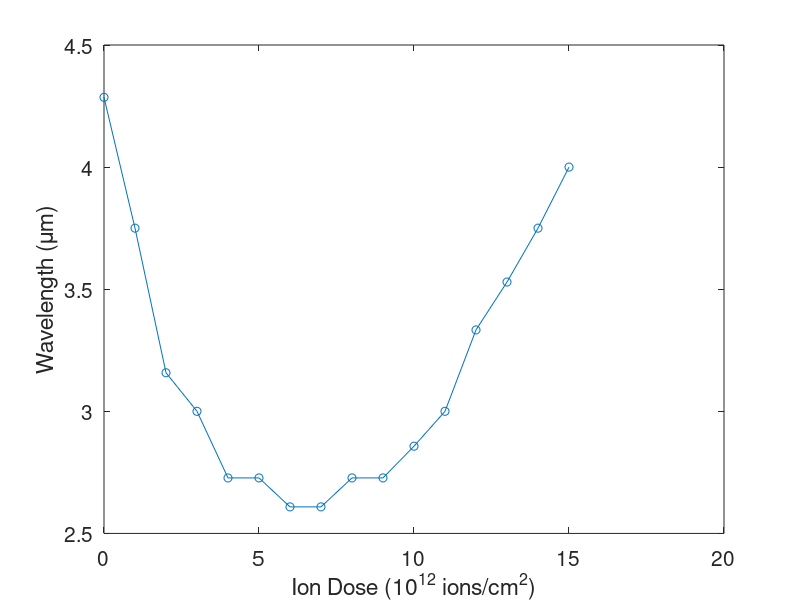

Write the MATLAB code that produced this figure. (Note: this script raises an error after producing the figure.)
%% Magnonic Crystals: From Simple Models toward Applications Jaros?awW. K?os and Maciej Krawczyk (pg. 288)
% out-of-plane magnetization
clear;

%% Parameters
YIG331 = struct;
YIG331.A_exch = 3.65E-12; % exchange coefficient (J/m)
YIG331.d = 99e-9;  % film thickness
YIG331.theta = 0;  % H0 angle, 0 if oop
YIG331.Bext = 214.3e-3;  % applied field in T

%% Measured data

dose_levels = (0:15)*1e12;
dose_levels = dose_levels/1e12;
load('data/wavelength_2050MHz.mat')
YIG331.lambda = wavelength;
YIG331.f0 = ones(size(YIG331.lambda))*2.05e9;

figure(1)
plot(dose_levels,YIG331.lambda*1e6,'o-')

xlabel('Ion Dose (10^{12} ions/cm^2)');
ylabel('Wavelength (\mum)');
% title({['Dependence of wavelength'] ['upon Ga+ ion dose']});

set(gca,'FontSize',15);

% SaveFig('figure/','Wavelength_2050MHz',gcf);

%% Calculate Ms levels
% Get Ms for irradiated areas
Ms_levels = getMsLevels(YIG331);

%% Dose - Ms plot
[dose_Ms_fit,~,mu] = polyfit(dose_levels,Ms_levels,4);
dosefit = (0:0.1:15);
Ms_from_fit = polyval(dose_Ms_fit,dosefit,[],mu);

figure(3)
plot(dose_levels,Ms_levels*1e-3,'.')
hold on;
plot(dosefit,Ms_from_fit*1e-3)
hold off;
xlabel('Ion Dose (10^{12} ions/cm^2)');
ylabel('Saturation Magnetization (kA/m)');
% title({['Dependence of Ga+ ion dose upon'] ['saturation magnetization']});
xlim([min(dosefit) max(dosefit)]);
set(gca,'FontSize',15);

% SaveFig('figure/FIBregions_2050MHz_m5dbm_Hpos95p7/','dose_Ms',gcf);

%%
min(min(Ms_levels))
max(max(Ms_levels))
dose_Ms_data = [dose_levels*1e12; Ms_levels];
% save('data/dose_Ms_data_2050MHz.mat','dose_Ms_data');